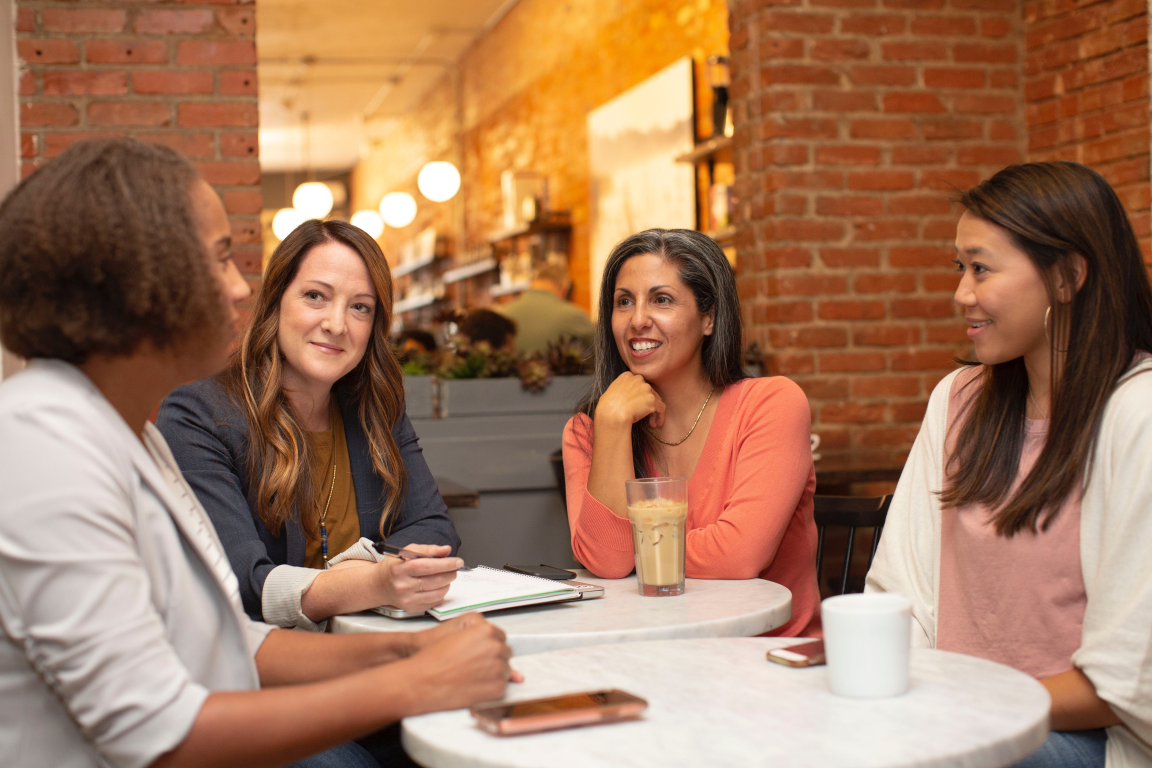
#> input picture women.jpg, 5760 x 3840 px, found by its file name (shown at 1/5 size)
$ jupyter execute Facialcrop.ipynb
#> lines starting #> are read from the running program, lines starting #| are printed output that depends on the picture
<a href="https://colab.research.google.com/github/khushbushah28/Computational_photography/blob/master/Facialcrop.ipynb" target="_parent"></a>

[cell 1]
import cv2
from google.colab.patches import cv2_imshow

def resize_faces(image_path, output_size=(500, 500)):
    """
    Detects faces in an image, crops, and resizes them.

    Parameters:
    image_path (str): Path to the image file.
    output_size (tuple): Desired size for the cropped faces. Default is (500, 500).

    Returns:
    list: A list of cropped and resized face images.
    """
#> called with image_path = '/content/women.jpg', output_size = (500, 500)
    # Load the pre-trained Haar Cascade for face detection
    face_cascade = cv2.CascadeClassifier(cv2.data.haarcascades + 'haarcascade_frontalface_default.xml')

    # Load the image
    image = cv2.imread(image_path)
#> image is the input picture: shape (3840, 5760, 3); mean B, G, R 93, 120.4, 162.6

    # Convert the image to grayscale (Haar Cascade detector expects a grayscale image)
    gray = cv2.cvtColor(image, cv2.COLOR_BGR2GRAY)
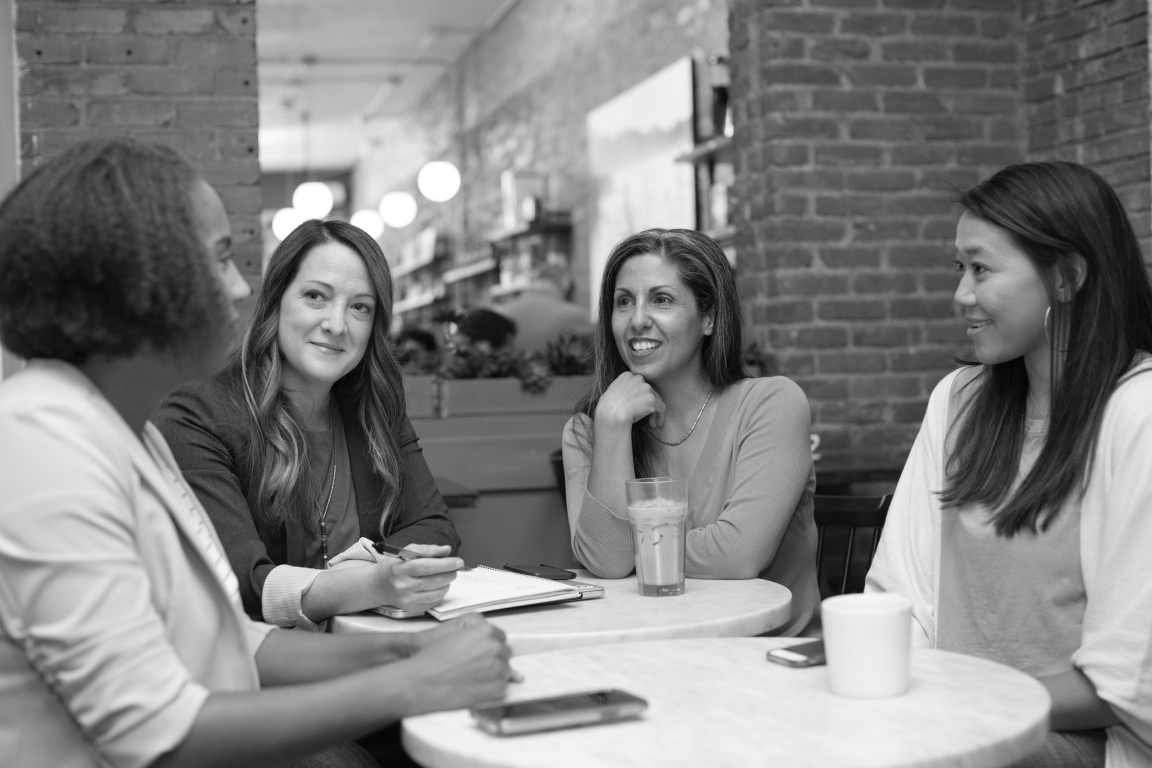
#> gray: shape (3840, 5760) (shown at 1/5 size); min 0, max 255, mean 129.9

    # Detect faces in the image
    faces = face_cascade.detectMultiScale(gray, scaleFactor=1.1, minNeighbors=5, minSize=(30, 30))
#> faces = [[1591, 2293, 66, 66], [5615, 1012, 125, 125], [3739, 639, 161, 161], [2966, 1296, 524, 524], [1359, 1268, 611, 611]]

    # List to store cropped and resized faces
    cropped_resized_faces = []

    # Loop over the face detections
    for (x, y, w, h) in faces:
        # Crop the face from the image
        face = image[y:y + h, x:x + w]

        # Resize the cropped face
        resized_face = cv2.resize(face, output_size)

        # Add the resized face to the list
        cropped_resized_faces.append(resized_face)
#> this loop made 5 passes
#> pass 1, in resize_faces, `face = image[y:y + h, x:x + w]`:
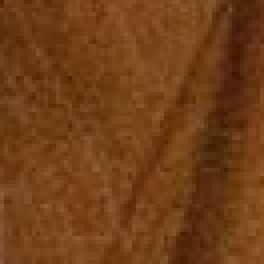
#> face: shape (66, 66, 3) (shown 4 times larger); mean B, G, R 23.1, 62.9, 113.3
#> pass 2, in resize_faces, `face = image[y:y + h, x:x + w]`:
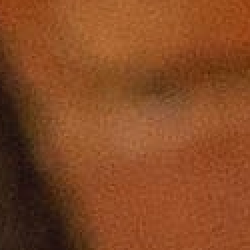
#> face: shape (125, 125, 3) (shown 2 times larger); mean B, G, R 36.3, 73.2, 133.8
#> after the loop:
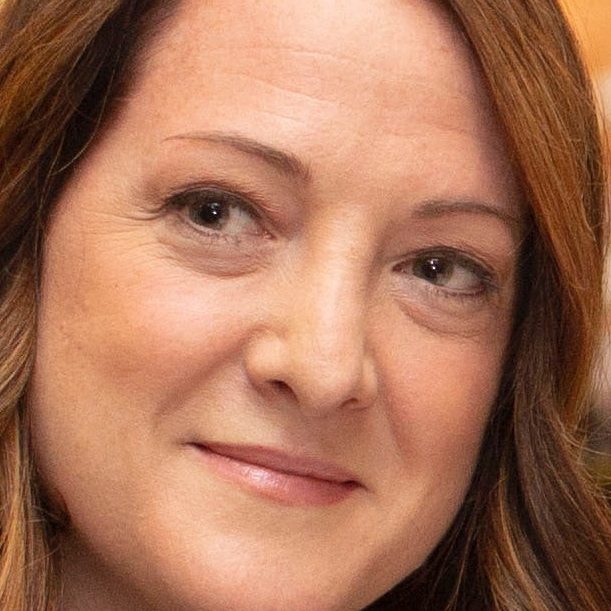
#> face: shape (611, 611, 3); mean B, G, R 87.8, 113.9, 167.1
#> after the loop, cropped_resized_faces = 5 items

    return cropped_resized_faces

# Example usage
image_path = '/content/women.jpg'  # Replace with your image path
faces = resize_faces(image_path)
#> faces = 5 items

# Display and save the faces
for i, face in enumerate(faces):
    print(f"Face {i+1}")
    cv2_imshow(face)
    cv2.imwrite(f"resized_cropped_face_{i+1}.jpg", face)
#> this loop made 5 passes
#| Face 1
#| Face 2
#| Face 3
#| Face 4
#| Face 5

cv2.waitKey(0)
cv2.destroyAllWindows()
